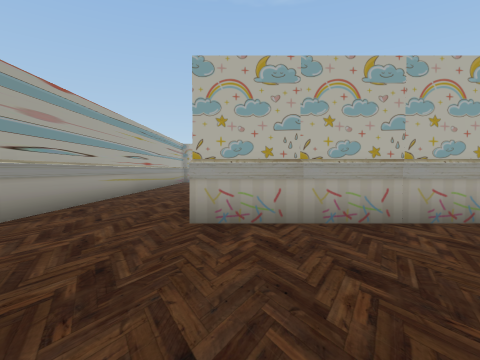
view 1 (above)

20 first-person views from a walk through a Unity game level. The camera is 1.5 m above the floor, tilts 2° down and sees 80° across. The floor is counted in squares, 2 m on a side. Each view is taken from the middle of a square. On the plan, view 1 faces up. The plan holds only what a view shows up to about 10 squares ahead; the rest is blank. The place goes on beyond the plan. The player is left out. Some surface patterns are stand-ins.

view 2
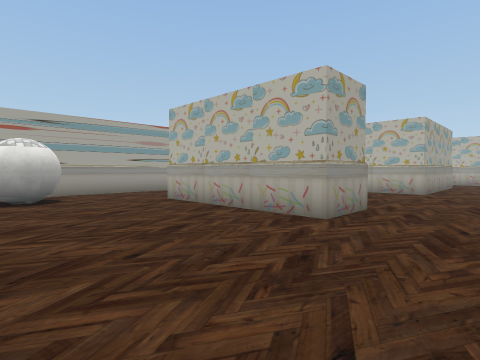

view 3
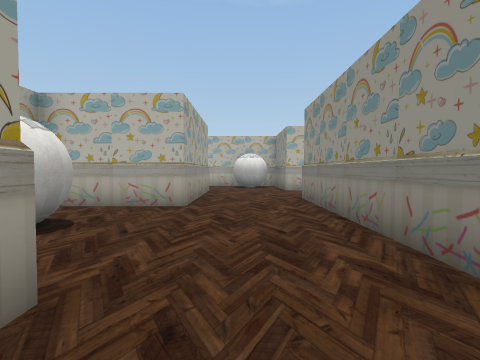

view 4
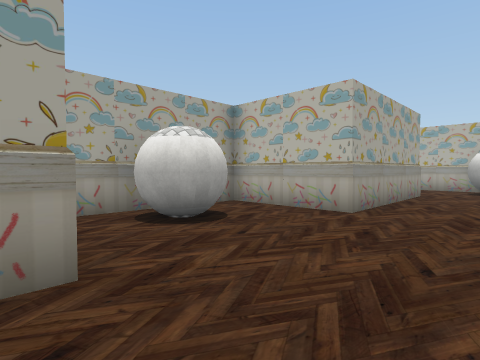

view 5
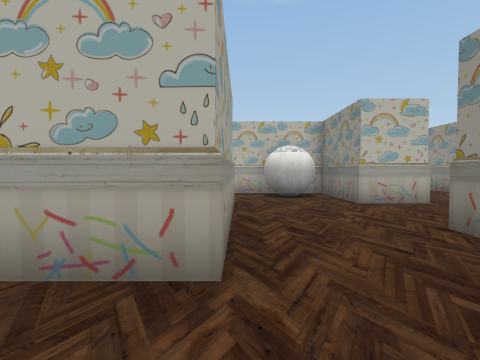

view 6
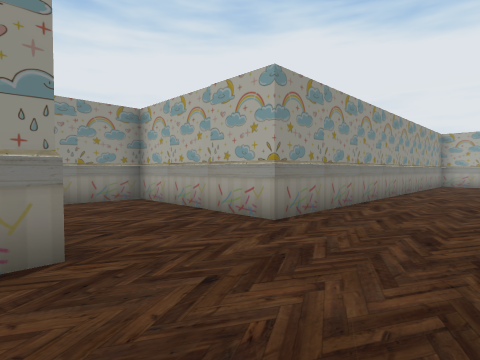

view 7
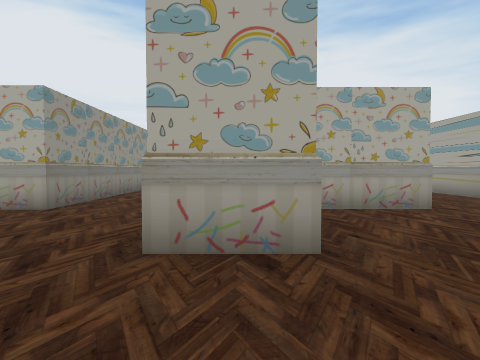

view 8
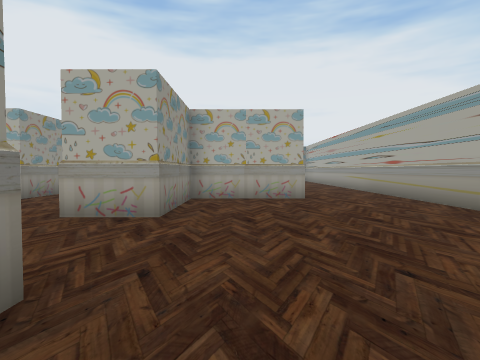

view 9
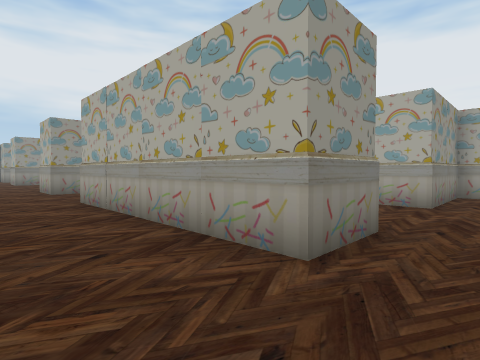

view 10
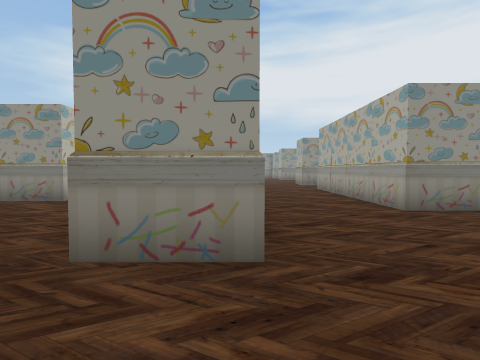

view 11
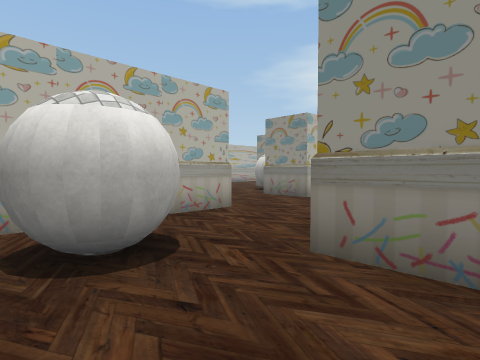

view 12
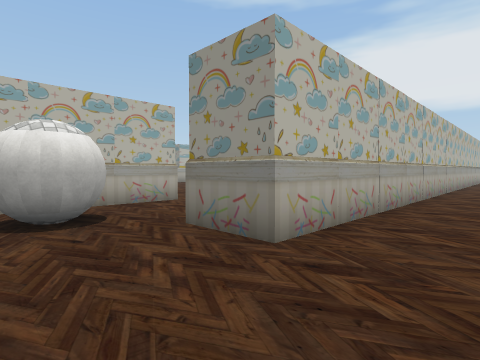

view 13
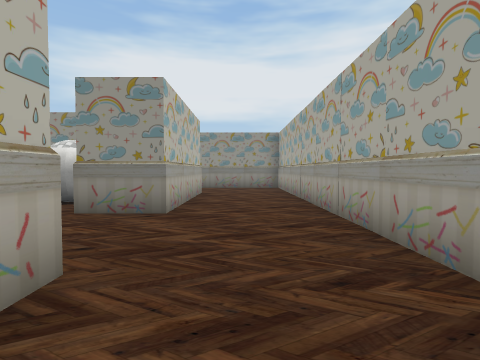

view 14
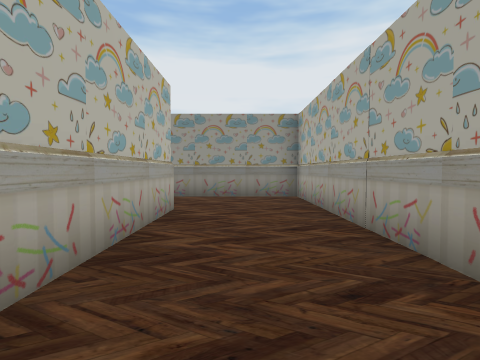

view 15
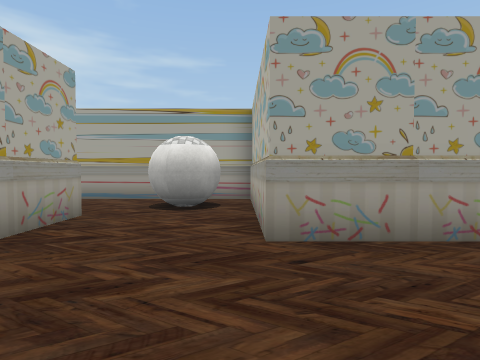

view 16
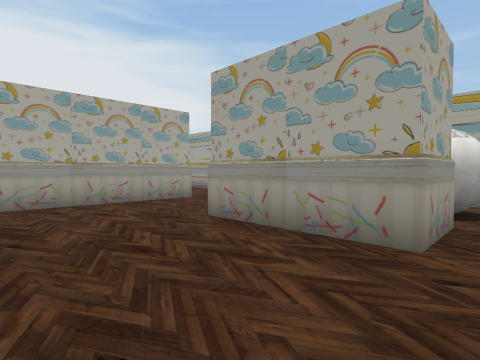

view 17
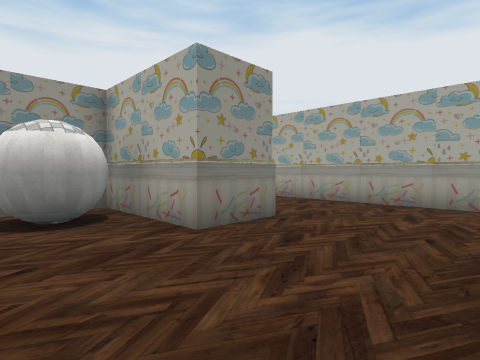

view 18
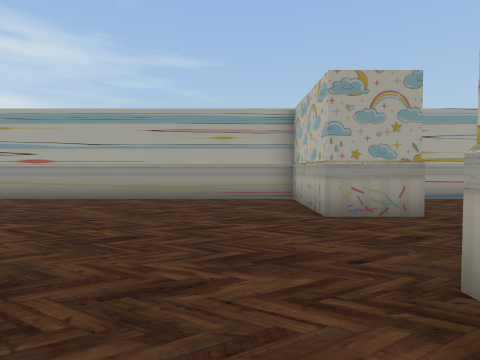

view 19
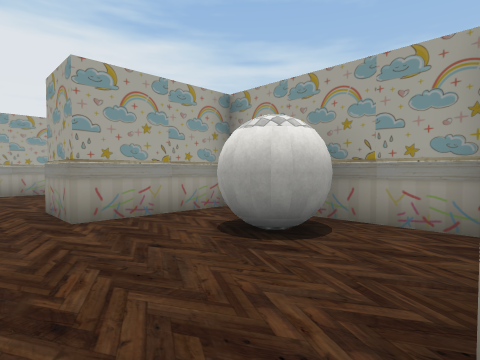

view 20
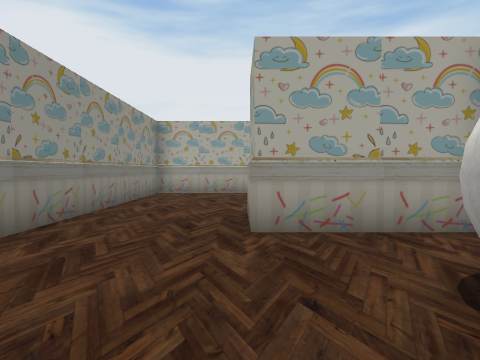

### Floor plan
Key: @ floor where view 1 was taken; # wall or solid block; x gap in a wall; . floor; B block; O other object.
Columns run from 4 left of view 1 to 13 right of it. Each row starts with its distance up from view 1.
 30    ....... B
 29  .#xB#....#BB
 28  B  B#...B.#B
 27   B B#..#B    .#
 26 #..............BB
 25 #.#............#B
 24 #..............B
 23 #...#BB#B##B####B
 22 #...###B##B##BB
 21 #.............
 20  .................
 19  B B...BB##B#.....
 18    #...  ##    B
 17 #........###
 16 #........###
 15 #..........# .
 14 #......#B......B
 13 #...... .......#B
 12 #...... ...B...#
 11 #..B#B#BB..###B
 10 #...####...#
  9 #..B #.....B
  8 #..B ##....#
  7 #...B##....B
  6 #... #.....B
  5 #... ###...#
  4 #...BB#B...B
  3 #..........B
  2 #..........#
  1   #........B
  0     @......O
 -1       B  B
 -2          BB

Positions as (right, up) in squares from view 1, and headings:
1: (0, 0), facing up
2: (6, 0), facing up-left
3: (5, 4), facing up
4: (6, 5), facing up-left
5: (4, 8), facing up
6: (4, 15), facing down-right
7: (3, 17), facing down
8: (1, 19), facing down
9: (1, 21), facing down-right
10: (-3, 22), facing right
11: (-3, 22), facing up-right
12: (-3, 20), facing up-right
13: (-1, 25), facing right
14: (3, 25), facing right
15: (4, 26), facing left
16: (4, 30), facing down-left
17: (1, 30), facing down-right
18: (4, 16), facing left
19: (5, 10), facing down-left
20: (4, 9), facing down
